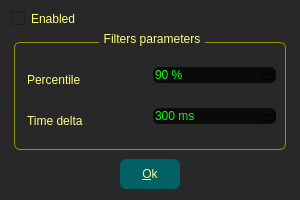
<?xml version="1.0" encoding="UTF-8"?>
<ui version="4.0">
 <author>Giuseppe Massimo Bertani</author>
 <class>afHasHead</class>
 <widget class="QDialog" name="afHasHead">
  <property name="windowModality">
   <enum>Qt::WindowModal</enum>
  </property>
  <property name="geometry">
   <rect>
    <x>0</x>
    <y>0</y>
    <width>300</width>
    <height>200</height>
   </rect>
  </property>
  <property name="minimumSize">
   <size>
    <width>300</width>
    <height>200</height>
   </size>
  </property>
  <property name="windowTitle">
   <string>HasHead  attribute filter parameters</string>
  </property>
  <property name="windowIcon">
   <iconset resource="ebrow.qrc">
    <normaloff>:/xpm32</normaloff>:/xpm32</iconset>
  </property>
  <property name="styleSheet">
   <string notr="true">/******************************************************************************

    Echoes Data Browser (Ebrow) is a data navigation and report generation
    tool for Echoes.
    Echoes is a RF spectrograph for SDR devices designed for meteor scatter.
    
    Both copyright (C) 2018-2023
    Giuseppe Massimo Bertani gm_bertani(a)yahoo.it

    This program is free software: you can redistribute it and/or modify
    it under the terms of the GNU General Public License as published by
    the Free Software Foundation, version 3 of the License.

    This program is distributed in the hope that it will be useful,
    but WITHOUT ANY WARRANTY; without even the implied warranty of
    MERCHANTABILITY or FITNESS FOR A PARTICULAR PURPOSE.  See the
    GNU General Public License for more details.

    You should have received a copy of the GNU General Public License
    along with this program.  If not, http://www.gnu.org/copyleft/gpl.html


********************************************************************************/

/* default colors and font for all the widgets */
QWindow {

    border-radius: 6px; 
    border: 1px solid rgb(127, 127, 127);
} 

QMessageBox {

    border-radius: 6px; 
    border: 0px solid rgb(127, 127, 127);
} 

QWidget, QWidget * {
    background-color: rgb(40, 40, 40);
    font: 87 8pt &quot;Gauge&quot;;
    color:rgb(255, 255, 127);
    border-radius: 6px; 
    border: 0px solid rgb(40, 40, 40); /* invisible border */
} 

QWidget::disabled {
    background-color: rgb(40, 40, 40);
    font: 8pt &quot;Gauge&quot;;
    color:rgb(127, 127, 127);
    border-radius: 6px;
    border: 1px solid rgb(127, 127, 127); /* visible border */
}


QTabWidget, QGroupBox {
    background-color: rgb(40, 40, 40);
    color:rgb(255, 255, 127);
    border-radius: 6px; 
    border: 1px solid rgb(148, 148, 0);  /* yellow border */
    margin: 3px;
}

QListWidget, QListView, QTableView, QTableWidget, QScrollArea {
    border: 1px solid rgb(148, 148, 0);  /* yellow border */
     show-decoration-selected: 1; 		 /* make the selection span the entire width of the view */

}

QCheckBox:disabled {
	border: none;
}

QCheckBox:enabled {
	border: yellow;
}

QLabel {
	margin: 0 0;
}

QLabel:disabled {
	border: none;
}


QListWidget::item:selected:active {
    color: black;
	font-weight: bold;
    background-color: yellow;
}

QListWidget::item:selected:!active  {
    color:rgb(255, 255, 127);
    background-color: green; /*rgb(40, 40, 40);*/
	font-weight: normal;
}

QListWidget::item:normal  {
    color:rgb(255, 255, 127);
    background-color: rgb(40, 40, 40);
	font-weight: normal;
}


QTableView, QTableWidget {
    alternate-background-color: rgb(60, 60, 60);
    color:rgb(255, 255, 127);
    gridline-color:  rgb(156, 156, 156);
    border-radius: 4px;
}

QGroupBox, QLabel {
    margin-top: 10px;
    
}

QTabBar::tab {
    background: rgb(0, 96, 100);
    min-width: 120px;
}

QTabBar::tab:disabled {
    color: grey;
    background: rgb(34, 34, 51);
}

QTabBar::tab:enabled {
    background: rgb(34, 34, 51);
}

QTabBar::tab:selected {
    background: rgb(0, 96, 250);
}

QHeaderView::section {
     background-color:  rgb(230, 230, 230);
     color: rgb(20, 20, 20);
} 

QGroupBox::title {
    subcontrol-origin: margin;
    subcontrol-position: top center; /* position at the top center */
    padding: 0 3px;
}

/* personalization for input widgets */
QLineEdit, QPlainTextEdit, QDateTimeEdit, QAbstractSpinBox, QComboBox, QLCDNumber {
    background-color: rgb(10, 10, 10); 
    color: rgb(0, 255, 0);
    selection-background-color: rgb(85, 85, 255);
    selection-color: rgb(0, 255, 255);
    border-radius: 6px; 

}

/* tooltips cannot be tuned by QtDesigner, it must be done explicitly by application */
QToolTip {
    background: blue;
    color: yellow;
    border: 1px;
    font: 8pt &quot;Arial&quot;;
}

QPushButton {
    background-color:  rgb(0, 96, 100);
    min-height: 20px;
    min-width: 60px;
    text-align: center;
}

QToolButton {
    background-color:  rgb(0, 96, 100);
    min-height: 24px;
    min-width: 32px
}

QPushButton::pressed {
    background-color:  red;
    min-height: 24px;
    min-width: 32px
}

QToolButton::pressed {
    background-color:  red;
    min-height: 24px;
    min-width: 32px
}








/*
QSlider::groove:vertical {
    background: black;
    position: absolute;
    left: 2px; right: 2px;
}



QSlider::handle:vertical {
    height: 20px;
    width: 30px;
    background: qlineargradient(x1:0, y1:0, x2:3, y2:1, stop:0 grey, stop:1 white);
    margin: 0 -20px; 
    border: 2px  qlineargradient(x1:0, y1:0, x2:3, y2:1, stop:0 white, stop:1 grey);
    border-radius: 4px;
}

QSlider::groove:horizontal {
    background: black;
    position: absolute;
    top: 1px; bottom: 1px;
}
*/
QSlider::handle:horizontal {
    height: 30px;
    width: 20px;
    background: qlineargradient(x1:0, y1:0, x2:3, y2:1, stop:0 grey, stop:1 white);
    margin: 0 -20px; /* expand outside the groove */
    border: 2px  qlineargradient(x1:0, y1:0, x2:3, y2:1,  stop:0 white, stop:1 grey);
    border-radius: 4px;
}
</string>
  </property>
  <property name="sizeGripEnabled">
   <bool>true</bool>
  </property>
  <property name="modal">
   <bool>true</bool>
  </property>
  <layout class="QVBoxLayout" name="verticalLayout" stretch="1,8,2">
   <item>
    <widget class="QCheckBox" name="chkEnabled">
     <property name="toolTip">
      <string>Enable this filter to allow parameters changing</string>
     </property>
     <property name="text">
      <string>Enabled</string>
     </property>
    </widget>
   </item>
   <item>
    <widget class="QGroupBox" name="grpParams">
     <property name="title">
      <string>Filters parameters</string>
     </property>
     <layout class="QGridLayout" name="gridLayout">
      <item row="0" column="0">
       <widget class="QLabel" name="label">
        <property name="text">
         <string>Percentile</string>
        </property>
       </widget>
      </item>
      <item row="0" column="1">
       <widget class="QSpinBox" name="sbPercentile">
        <property name="suffix">
         <string> %</string>
        </property>
        <property name="value">
         <number>90</number>
        </property>
       </widget>
      </item>
      <item row="1" column="0">
       <widget class="QLabel" name="label_2">
        <property name="text">
         <string>Time delta</string>
        </property>
       </widget>
      </item>
      <item row="1" column="1">
       <widget class="QSpinBox" name="sbTimeDelta">
        <property name="suffix">
         <string> ms</string>
        </property>
        <property name="maximum">
         <number>999</number>
        </property>
        <property name="value">
         <number>300</number>
        </property>
       </widget>
      </item>
     </layout>
    </widget>
   </item>
   <item>
    <layout class="QHBoxLayout" name="horizontalLayout">
     <item>
      <spacer name="horizontalSpacer">
       <property name="orientation">
        <enum>Qt::Horizontal</enum>
       </property>
       <property name="sizeHint" stdset="0">
        <size>
         <width>40</width>
         <height>20</height>
        </size>
       </property>
      </spacer>
     </item>
     <item>
      <widget class="QPushButton" name="pbOk">
       <property name="minimumSize">
        <size>
         <width>60</width>
         <height>20</height>
        </size>
       </property>
       <property name="maximumSize">
        <size>
         <width>200</width>
         <height>32</height>
        </size>
       </property>
       <property name="toolTip">
        <string>Press here to close the dialog</string>
       </property>
       <property name="text">
        <string>&amp;Ok</string>
       </property>
       <property name="icon">
        <iconset>
         <normaloff>resources/icons/mail-filters-apply.png</normaloff>resources/icons/mail-filters-apply.png</iconset>
       </property>
      </widget>
     </item>
     <item>
      <spacer name="horizontalSpacer_2">
       <property name="orientation">
        <enum>Qt::Horizontal</enum>
       </property>
       <property name="sizeHint" stdset="0">
        <size>
         <width>40</width>
         <height>20</height>
        </size>
       </property>
      </spacer>
     </item>
    </layout>
   </item>
  </layout>
 </widget>
 <resources>
  <include location="ebrow.qrc"/>
 </resources>
 <connections/>
 <designerdata>
  <property name="gridDeltaX">
   <number>20</number>
  </property>
  <property name="gridDeltaY">
   <number>20</number>
  </property>
  <property name="gridSnapX">
   <bool>true</bool>
  </property>
  <property name="gridSnapY">
   <bool>true</bool>
  </property>
  <property name="gridVisible">
   <bool>true</bool>
  </property>
 </designerdata>
</ui>
